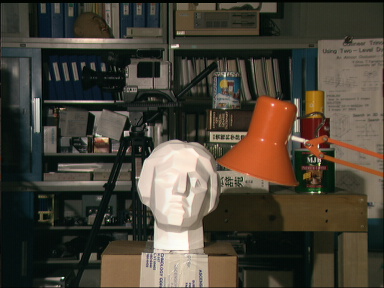
#> input picture project2/task2_img/tsucuba_left.png, 384 x 288 px
$ python task_2.py   (older library calls are emulated)
#> lines starting #> are read from the running program, lines starting #| are printed output that depends on the picture
### project2/code/task_1.py
import cv2
import numpy as np
import imutils
import matplotlib.pyplot as plt

UBIT = '50247057'
np.random.seed(sum([ord(c) for c in UBIT]))


def sift_match(img_l,img_r,task="task1"):
    img_l_gray = cv2.cvtColor(img_l, cv2.COLOR_BGR2GRAY)
    img_r_gray = cv2.cvtColor(img_r, cv2.COLOR_BGR2GRAY)

    # Initiate SIFT detector
    sift = cv2.xfeatures2d.SIFT_create()
    # find the keypoints and descriptors with SIFT
    kp_l,des_l = sift.detectAndCompute(img_l_gray,None)
    kp_r,des_r = sift.detectAndCompute(img_r_gray,None)

    cv2.imwrite("../"+task+"_img/"+task+"_sift1.jpg", cv2.drawKeypoints(img_l_gray, kp_l, None,flags=cv2.DRAW_MATCHES_FLAGS_DRAW_RICH_KEYPOINTS))
    cv2.imwrite("../"+task+"_img/"+task+"_sift2.jpg", cv2.drawKeypoints(img_r_gray, kp_r, None,flags=cv2.DRAW_MATCHES_FLAGS_DRAW_RICH_KEYPOINTS))

    # FLANN parameters
    FLANN_INDEX_KDTREE = 0
    index_params = dict(algorithm = FLANN_INDEX_KDTREE, trees = 5)
    search_params = dict(checks=50)   # or pass empty dictionary
    flann = cv2.FlannBasedMatcher(index_params,search_params)
    matches = flann.knnMatch(des_l,des_r,k=2)

    good = []
    for m,n in matches:
        if m.distance < 0.75*n.distance:
            good.append([m])

    img_res = cv2.drawMatchesKnn(img_l,kp_l,img_r,kp_r,good,None,flags=2)
    cv2.imwrite("../"+task+"_img/"+task+"_matches_knn.jpg",img_res)
    return kp_l, des_l, kp_r, des_r, good

# [48 lines left out: functions draw_match_img, warpTwoImages, not called in this run]

# [16 lines that do not run on import are left out]

### project2/code/task_2.py
import cv2
import numpy as np
import imutils
import matplotlib.pyplot as plt
from task_1 import sift_match
UBIT = '50247057'
np.random.seed(sum([ord(c) for c in UBIT]))

"""
Cite: I learn a lot from opencv python tutorial for task2 part programming.
https://docs.opencv.org/3.4/d9/db7/tutorial_py_table_of_contents_calib3d.html
"""

def drawlines(img1,img2,lines,pts1,pts2,seed=30):
    '''
    cite: https://docs.opencv.org/3.2.0/da/de9/tutorial_py_epipolar_geometry.html
    img1 - image on which we draw the epilines for the points in img2
    lines - corresponding epilines
    '''
    r,c,d = img1.shape
    rand = np.random.RandomState(seed)
    index = rand.permutation(len(lines))[0:10]
    for r,pt1,pt2 in np.asarray(list(zip(lines,pts1,pts2)))[index]:
        color = tuple(rand.randint(0,255,3).tolist())
        x0,y0 = map(int, [0, -r[2]/r[1] ])
        x1,y1 = map(int, [c, -(r[2]+r[0]*c)/r[1] ])
        img1 = cv2.line(img1, (x0,y0), (x1,y1), color,1)
        img1 = cv2.circle(img1,tuple(pt1),5,color,-1)
        img2 = cv2.circle(img2,tuple(pt2),5,color,-1)
    return img1,img2


if __name__ == "__main__":

	UBIT = '50247057'
	seed = sum([ord(c) for c in UBIT])

	img1 = cv2.imread('../task2_img/tsucuba_left.png')  # left image
#> img1 is the input picture: shape (288, 384, 3); mean B, G, R 54.7, 66.6, 73.2
	img2 = cv2.imread('../task2_img/tsucuba_right.png') # right image
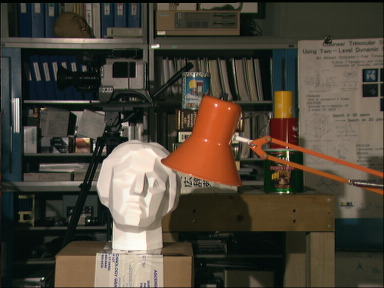
#> input picture project2/task2_img/tsucuba_right.png, 384 x 288 px
#> img2 is the input picture: shape (288, 384, 3); mean B, G, R 55.6, 68.2, 75.9
	img1_gray = cv2.cvtColor(img1, cv2.COLOR_BGR2GRAY)
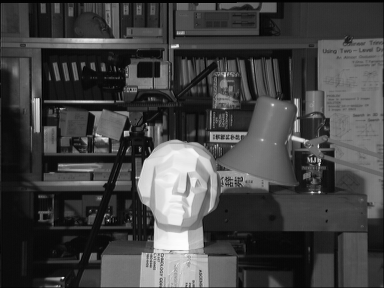
#> img1_gray: shape (288, 384); min 0, max 253, mean 67.3
	img2_gray = cv2.cvtColor(img2, cv2.COLOR_BGR2GRAY)
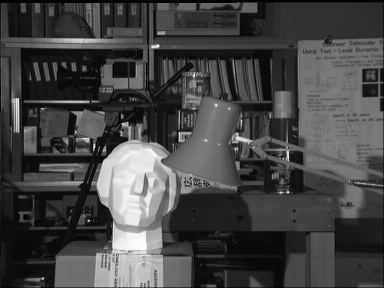
#> img2_gray: shape (288, 384); min 0, max 253, mean 69.1
	##question 1
	kp1, des1, kp2, des2, good = sift_match(img1,img2,task="task2")
#> in sift_match, `kp_l,des_l = sift.detectAndCompute(img_l_gray,None)`: kp_l = 717 keypoints; strongest (x, y, size): (174, 178, 47.3), (126, 133, 3.8), (177, 46, 2.7), (36, 102, 5.7)
#> in sift_match, `kp_r,des_r = sift.detectAndCompute(img_r_gray,None)`: kp_r = 708 keypoints; strongest (x, y, size): (94, 146, 1.9), (133, 178, 47.6), (157, 46, 2.7), (288, 153, 1.9)
#> in sift_match, `cv2.imwrite("../"+task+"_img/"+task+"_sift1.jpg", cv2.drawKeypoints(im..`:
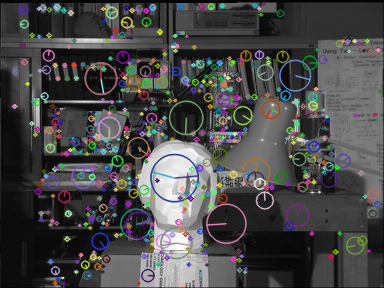
#> saved as task2_sift1.jpg: shape (288, 384, 3); mean B, G, R 72.4, 72.5, 72.5
#> in sift_match, `cv2.imwrite("../"+task+"_img/"+task+"_sift2.jpg", cv2.drawKeypoints(im..`:
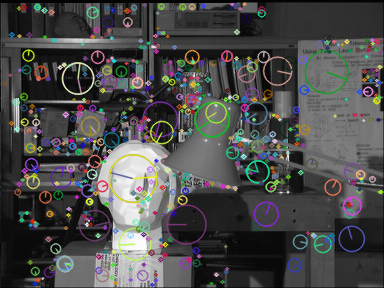
#> saved as task2_sift2.jpg: shape (288, 384, 3); mean B, G, R 74.3, 75.1, 75.1
#> in sift_match, `matches = flann.knnMatch(des_l,des_r,k=2)`: matches = 717 matches
#> after the loop in sift_match, `for m,n in matches:`: good = 279 matches
#> in sift_match, `img_res = cv2.drawMatchesKnn(img_l,kp_l,img_r,kp_r,good,None,flags=2)`:
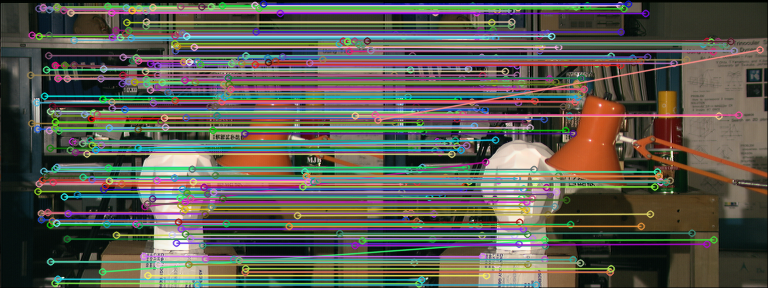
#> img_res: shape (288, 768, 3); mean B, G, R 81.6, 91, 93
#> kp1 has the same summary as kp_l in sift_match; kp2 has the same summary as kp_r in sift_match; good = 279 matches

	## question 2
	pts2 = [kp2[m[0].trainIdx].pt for m in good]
#> pts2 = 279 pairs, first value 9.74 to 375.6, second value 3.54 to 284.5
	pts1 = [kp1[m[0].queryIdx].pt for m in good]
#> pts1 = 279 pairs, first value 30.22 to 377.5, second value 3.55 to 284.5
	pts1 = np.int32(pts1)
#> pts1 = 279 pairs, first value 30 to 377, second value 3 to 284
	pts2 = np.int32(pts2)
#> pts2 = 279 pairs, first value 9 to 375, second value 3 to 284
	F, mask = cv2.findFundamentalMat(pts1,pts2,cv2.FM_RANSAC)
#> F = [[6.75e-07, 4.3e-05, 0.0179], [-3.04e-05, 1.94e-05, 0.422], [-0.02, -0.429, 1]]; mask = 279 values, max 1 at index 0, min 0 at index 35, mean 0.961
	# We select only inlier points
	pts1 = pts1[mask.ravel()==1]
#> pts1 = 268 pairs, first value 30 to 374, second value 3 to 284
	pts2 = pts2[mask.ravel()==1]
#> pts2 = 268 pairs, first value 9 to 354, second value 3 to 284
	print("fundamental matrix:")
	print(F)
#| [[ 6.75359948e-07  4.29651925e-05  1.78516659e-02]
#|  [-3.04156715e-05  1.94087152e-05  4.22146563e-01]
#|  [-2.00189203e-02 -4.28512986e-01  1.00000000e+00]]

	##question 3
	# Find epilines corresponding to points in right image (second image) and
	# drawing its lines on left image
	lines1 = cv2.computeCorrespondEpilines(pts2.reshape(-1,1,2), 2,F)
#> lines1 = 268 rows, first 8: [-0.0521, -0.999, 75.83], [-0.0556, -0.998, 123.6], [-0.0492, -0.999, 36.34], [-0.0542, -0.999, 103.9], [-0.0561, -0.998, 129.9], [-0.0608, -0.998, 192.8], [-0.0472, -0.999, 9.99], [-0.0493, -0.999, 37.65]
	lines1 = lines1.reshape(-1,3)
	img5,img6 = drawlines(img1,img2,lines1,pts1,pts2, seed=seed)
#> in drawlines, `index = rand.permutation(len(lines))[0:10]`: index = [143, 60, 252, 243, 67, 258, 173, 40, 48, 267]
#> (the run stopped early here; a loop or call above may not have finished)
